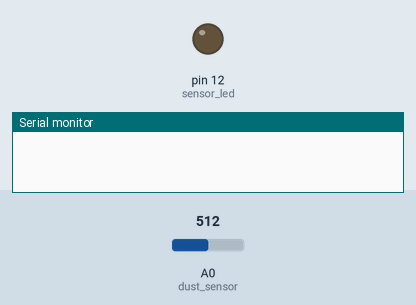
Bench run of a sketch on a simulated Arduino Uno, built with avr-gcc and run on an emulated ATmega328P. Parts: output pins drawn as LEDs (lit = HIGH), the last lines printed to the serial monitor. The test bench sets the inputs (shaded band); at power-on: A0 (dust_sensor) = 512.

Above: at 0.03 s.
At 1.2 s:
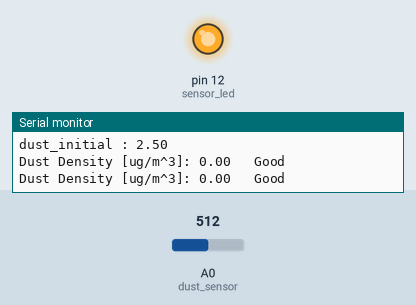
1.3 s: A0 (dust_sensor) set to 531
2.8 s: A0 (dust_sensor) set to 553
Timing chart, 0 to 5.8 s (numbered marks = the images above; inputs shaded):
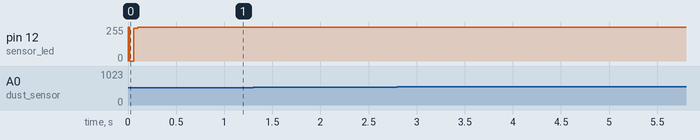

The sketch:

2_02_Dust_Test.ino
```cpp
int dust_sensor = A0;                   // 미세먼지 핀 번호
float dust_value = 0;                   // 센서에서 입력받은 미세먼지 값
float dustDensityug=0;                  // ug/m^3 값을 계산

int sensor_led = 12;                    // 미세먼지 센서 안에 있는 적외선 led 핀 번호
int sampling = 280;                     // 적외선 led를 키고, 센서값을 읽어들여 미세먼지를 측정하는 샘플링 시간
int waiting = 40;
float stop_time = 9680;                 // 센서를 구동하지 않는 시간

float dust_init = 0;
float dust_initial = 0;

void setup(){
  Serial.begin(9600);                   // 시리얼 모니터 시작, 속도는 9600
  pinMode(sensor_led,OUTPUT);           // 미세먼지 적외선 led를 출력으로 설정

  for(int i = 0 ; i < 5 ; i++){         //미세먼지 측정센서 초기 값 구하기
  digitalWrite(sensor_led, LOW);        //미세먼지 측정 5번하기
  delayMicroseconds(sampling);
  dust_init += analogRead(dust_sensor);
  delayMicroseconds(waiting);
  digitalWrite(sensor_led, HIGH);
  delayMicroseconds(stop_time);
}

dust_initial = (((dust_init/5)*5.0)/1024.0);   //측정한 5번 미세먼지 값 평균 구하기
Serial.print("dust_initial : ");
Serial.println(dust_initial);
}

void loop(){
  digitalWrite(sensor_led, LOW);        // LED 켜기
  delayMicroseconds(sampling);          // 샘플링해주는 시간.
  dust_value = analogRead(dust_sensor); // 센서 값 읽어오기
  delayMicroseconds(waiting);           // 너무 많은 데이터 입력을 피해주기 위해 잠시 멈춰주는 시간.
  digitalWrite(sensor_led, HIGH);       // LED 끄기
  delayMicroseconds(stop_time);         // LED 끄고 대기

  dustDensityug = (((dust_value * (5.0 / 1024)) - dust_initial) /0.005);  // 미세먼지 값 계산
  Serial.print("Dust Density [ug/m^3]: ");  // 시리얼 모니터에 미세먼지 값 출력
  Serial.print(dustDensityug);

  if(dustDensityug <= 30.0){            // 대기 중 미세먼지가 좋음 일때 "Good" 출력
     Serial.print("   ");
     Serial.println("Good");
  }else if(30.0 < dustDensityug && dustDensityug <= 80.0){   // 대기 중 미세먼지가 보통 일때 "Normal" 출력
     Serial.print("   ");
     Serial.println("Normal");
  }else if (80.0 < dustDensityug && dustDensityug <= 150.0){ // 대기 중 미세먼지가 나쁨 일때 "Bad" 출력
     Serial.print("   ");
     Serial.println("Bad");
  }else{                                 // 대기 중 미세먼지가 매우 나쁨 일때 "Warning" 출력
     Serial.print("   ");
     Serial.println("Warning");
  }

  delay(1000);
}

/*
 *  이 소스는 에듀이노(Eduino)에 의해서 번역, 수정, 작성되었고 소유권 또한 에듀이노의 것입니다.
 *  소유권자의 허락을 받지 않고 무단으로 수정, 삭제하여 배포할 시 법적인 처벌을 받을 수 있습니다.
 *
 *  에듀이노 미세먼지 키트 기본예제
 *  - 미세먼지 센서 사용예제 -
 *  미세먼지 센서를 사용해서 시리얼 모니터로 확인하는 예제코드 입니다.
 *
 */
```
